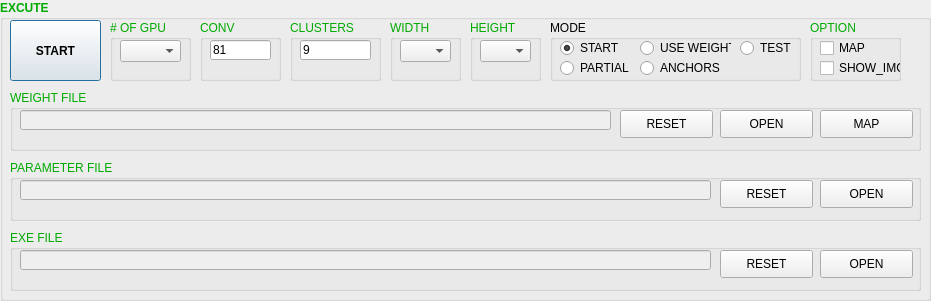
   <widget class="QGroupBox" name="groupBox_5">
    <property name="geometry">
     <rect>
      <x>10</x>
      <y>380</y>
      <width>931</width>
      <height>301</height>
     </rect>
    </property>
    <property name="palette">
     <palette>
      <active>
       <colorrole role="WindowText">
        <brush brushstyle="SolidPattern">
         <color alpha="255">
          <red>0</red>
          <green>170</green>
          <blue>0</blue>
         </color>
        </brush>
       </colorrole>
      </active>
      <inactive>
       <colorrole role="WindowText">
        <brush brushstyle="SolidPattern">
         <color alpha="255">
          <red>0</red>
          <green>170</green>
          <blue>0</blue>
         </color>
        </brush>
       </colorrole>
      </inactive>
      <disabled>
       <colorrole role="WindowText">
        <brush brushstyle="SolidPattern">
         <color alpha="255">
          <red>120</red>
          <green>120</green>
          <blue>120</blue>
         </color>
        </brush>
       </colorrole>
      </disabled>
     </palette>
    </property>
    <property name="font">
     <font>
      <weight>75</weight>
      <bold>true</bold>
     </font>
    </property>
    <property name="title">
     <string>EXCUTE</string>
    </property>
    <widget class="QPushButton" name="pushButton1">
     <property name="geometry">
      <rect>
       <x>10</x>
       <y>20</y>
       <width>91</width>
       <height>61</height>
      </rect>
     </property>
     <property name="font">
      <font>
       <weight>75</weight>
       <bold>true</bold>
       <underline>false</underline>
      </font>
     </property>
     <property name="text">
      <string>START</string>
     </property>
     <property name="default">
      <bool>true</bool>
     </property>
    </widget>
    <widget class="QGroupBox" name="groupBox_55">
     <property name="geometry">
      <rect>
       <x>10</x>
       <y>90</y>
       <width>911</width>
       <height>61</height>
      </rect>
     </property>
     <property name="font">
      <font>
       <weight>50</weight>
       <bold>false</bold>
      </font>
     </property>
     <property name="title">
      <string>WEIGHT FILE</string>
     </property>
     <widget class="QLineEdit" name="lineEdit7">
      <property name="enabled">
       <bool>false</bool>
      </property>
      <property name="geometry">
       <rect>
        <x>10</x>
        <y>20</y>
        <width>591</width>
        <height>20</height>
       </rect>
      </property>
     </widget>
     <widget class="QPushButton" name="pushButton9">
      <property name="geometry">
       <rect>
        <x>710</x>
        <y>20</y>
        <width>93</width>
        <height>28</height>
       </rect>
      </property>
      <property name="text">
       <string>OPEN</string>
      </property>
     </widget>
     <widget class="QPushButton" name="pushButton17">
      <property name="geometry">
       <rect>
        <x>810</x>
        <y>20</y>
        <width>93</width>
        <height>28</height>
       </rect>
      </property>
      <property name="text">
       <string>MAP</string>
      </property>
     </widget>
     <widget class="QPushButton" name="pushButton24">
      <property name="geometry">
       <rect>
        <x>610</x>
        <y>20</y>
        <width>93</width>
        <height>28</height>
       </rect>
      </property>
      <property name="font">
       <font>
        <weight>50</weight>
        <bold>false</bold>
       </font>
      </property>
      <property name="text">
       <string>RESET</string>
      </property>
      <property name="autoDefault">
       <bool>false</bool>
      </property>
      <property name="default">
       <bool>false</bool>
      </property>
      <property name="flat">
       <bool>false</bool>
      </property>
     </widget>
    </widget>
    <widget class="QGroupBox" name="groupBox_53">
     <property name="geometry">
      <rect>
       <x>10</x>
       <y>230</y>
       <width>911</width>
       <height>61</height>
      </rect>
     </property>
     <property name="font">
      <font>
       <weight>50</weight>
       <bold>false</bold>
      </font>
     </property>
     <property name="title">
      <string>EXE FILE</string>
     </property>
     <widget class="QLineEdit" name="lineEdit3">
      <property name="enabled">
       <bool>false</bool>
      </property>
      <property name="geometry">
       <rect>
        <x>10</x>
        <y>20</y>
        <width>691</width>
        <height>20</height>
       </rect>
      </property>
     </widget>
     <widget class="QPushButton" name="pushButton4">
      <property name="geometry">
       <rect>
        <x>810</x>
        <y>20</y>
        <width>93</width>
        <height>28</height>
       </rect>
      </property>
      <property name="text">
       <string>OPEN</string>
      </property>
     </widget>
     <widget class="QPushButton" name="pushButton25">
      <property name="geometry">
       <rect>
        <x>710</x>
        <y>20</y>
        <width>93</width>
        <height>28</height>
       </rect>
      </property>
      <property name="font">
       <font>
        <weight>50</weight>
        <bold>false</bold>
       </font>
      </property>
      <property name="text">
       <string>RESET</string>
      </property>
      <property name="autoDefault">
       <bool>false</bool>
      </property>
      <property name="default">
       <bool>false</bool>
      </property>
      <property name="flat">
       <bool>false</bool>
      </property>
     </widget>
    </widget>
    <widget class="QGroupBox" name="groupBox_51">
     <property name="geometry">
      <rect>
       <x>550</x>
       <y>20</y>
       <width>251</width>
       <height>61</height>
      </rect>
     </property>
     <property name="palette">
      <palette>
       <active>
        <colorrole role="WindowText">
         <brush brushstyle="SolidPattern">
          <color alpha="255">
           <red>0</red>
           <green>0</green>
           <blue>0</blue>
          </color>
         </brush>
        </colorrole>
       </active>
       <inactive>
        <colorrole role="WindowText">
         <brush brushstyle="SolidPattern">
          <color alpha="255">
           <red>0</red>
           <green>0</green>
           <blue>0</blue>
          </color>
         </brush>
        </colorrole>
       </inactive>
       <disabled>
        <colorrole role="WindowText">
         <brush brushstyle="SolidPattern">
          <color alpha="255">
           <red>120</red>
           <green>120</green>
           <blue>120</blue>
          </color>
         </brush>
        </colorrole>
       </disabled>
      </palette>
     </property>
     <property name="font">
      <font>
       <weight>50</weight>
       <bold>false</bold>
      </font>
     </property>
     <property name="title">
      <string>MODE</string>
     </property>
     <widget class="QRadioButton" name="radioButton1">
      <property name="geometry">
       <rect>
        <x>90</x>
        <y>20</y>
        <width>91</width>
        <height>16</height>
       </rect>
      </property>
      <property name="text">
       <string>USE WEIGHT</string>
      </property>
      <property name="checked">
       <bool>false</bool>
      </property>
     </widget>
     <widget class="QRadioButton" name="radioButton2">
      <property name="geometry">
       <rect>
        <x>10</x>
        <y>20</y>
        <width>61</width>
        <height>16</height>
       </rect>
      </property>
      <property name="text">
       <string>START</string>
      </property>
      <property name="checked">
       <bool>true</bool>
      </property>
     </widget>
     <widget class="QRadioButton" name="radioButton3">
      <property name="geometry">
       <rect>
        <x>10</x>
        <y>40</y>
        <width>71</width>
        <height>16</height>
       </rect>
      </property>
      <property name="text">
       <string>PARTIAL</string>
      </property>
      <property name="checked">
       <bool>false</bool>
      </property>
     </widget>
     <widget class="QRadioButton" name="radioButton4">
      <property name="geometry">
       <rect>
        <x>90</x>
        <y>40</y>
        <width>81</width>
        <height>16</height>
       </rect>
      </property>
      <property name="text">
       <string>ANCHORS</string>
      </property>
      <property name="checked">
       <bool>false</bool>
      </property>
     </widget>
     <widget class="QRadioButton" name="radioButton5">
      <property name="geometry">
       <rect>
        <x>190</x>
        <y>20</y>
        <width>51</width>
        <height>16</height>
       </rect>
      </property>
      <property name="text">
       <string>TEST</string>
      </property>
      <property name="checked">
       <bool>false</bool>
      </property>
     </widget>
    </widget>
    <widget class="QGroupBox" name="groupBox_54">
     <property name="geometry">
      <rect>
       <x>110</x>
       <y>20</y>
       <width>81</width>
       <height>61</height>
      </rect>
     </property>
     <property name="font">
      <font>
       <weight>50</weight>
       <bold>false</bold>
      </font>
     </property>
     <property name="title">
      <string># OF GPU</string>
     </property>
     <widget class="QComboBox" name="comboBox1">
      <property name="geometry">
       <rect>
        <x>10</x>
        <y>20</y>
        <width>61</width>
        <height>22</height>
       </rect>
      </property>
     </widget>
    </widget>
    <widget class="QGroupBox" name="groupBox_52">
     <property name="geometry">
      <rect>
       <x>200</x>
       <y>20</y>
       <width>81</width>
       <height>61</height>
      </rect>
     </property>
     <property name="font">
      <font>
       <weight>50</weight>
       <bold>false</bold>
      </font>
     </property>
     <property name="title">
      <string>CONV</string>
     </property>
     <widget class="QLineEdit" name="lineEdit10">
      <property name="enabled">
       <bool>true</bool>
      </property>
      <property name="geometry">
       <rect>
        <x>10</x>
        <y>20</y>
        <width>61</width>
        <height>20</height>
       </rect>
      </property>
      <property name="text">
       <string>81</string>
      </property>
     </widget>
    </widget>
    <widget class="QGroupBox" name="groupBox_48">
     <property name="geometry">
      <rect>
       <x>390</x>
       <y>20</y>
       <width>71</width>
       <height>61</height>
      </rect>
     </property>
     <property name="font">
      <font>
       <weight>50</weight>
       <bold>false</bold>
      </font>
     </property>
     <property name="title">
      <string>WIDTH</string>
     </property>
     <widget class="QComboBox" name="comboBox7">
      <property name="geometry">
       <rect>
        <x>10</x>
        <y>20</y>
        <width>51</width>
        <height>22</height>
       </rect>
      </property>
     </widget>
    </widget>
    <widget class="QGroupBox" name="groupBox_49">
     <property name="geometry">
      <rect>
       <x>470</x>
       <y>20</y>
       <width>71</width>
       <height>61</height>
      </rect>
     </property>
     <property name="font">
      <font>
       <weight>50</weight>
       <bold>false</bold>
      </font>
     </property>
     <property name="title">
      <string>HEIGHT</string>
     </property>
     <widget class="QComboBox" name="comboBox8">
      <property name="geometry">
       <rect>
        <x>10</x>
        <y>20</y>
        <width>51</width>
        <height>22</height>
       </rect>
      </property>
     </widget>
    </widget>
    <widget class="QGroupBox" name="groupBox_50">
     <property name="geometry">
      <rect>
       <x>290</x>
       <y>20</y>
       <width>91</width>
       <height>61</height>
      </rect>
     </property>
     <property name="font">
      <font>
       <weight>50</weight>
       <bold>false</bold>
      </font>
     </property>
     <property name="title">
      <string>CLUSTERS</string>
     </property>
     <widget class="QLineEdit" name="lineEdit11">
      <property name="enabled">
       <bool>true</bool>
      </property>
      <property name="geometry">
       <rect>
        <x>10</x>
        <y>20</y>
        <width>71</width>
        <height>20</height>
       </rect>
      </property>
      <property name="text">
       <string>9</string>
      </property>
     </widget>
    </widget>
    <widget class="QGroupBox" name="groupBox_23">
     <property name="geometry">
      <rect>
       <x>10</x>
       <y>160</y>
       <width>911</width>
       <height>61</height>
      </rect>
     </property>
     <property name="font">
      <font>
       <weight>50</weight>
       <bold>false</bold>
      </font>
     </property>
     <property name="title">
      <string>PARAMETER FILE</string>
     </property>
     <widget class="QLineEdit" name="lineEdit9">
      <property name="enabled">
       <bool>false</bool>
      </property>
      <property name="geometry">
       <rect>
        <x>10</x>
        <y>20</y>
        <width>691</width>
        <height>20</height>
       </rect>
      </property>
     </widget>
     <widget class="QPushButton" name="pushButton11">
      <property name="geometry">
       <rect>
        <x>810</x>
        <y>20</y>
        <width>93</width>
        <height>28</height>
       </rect>
      </property>
      <property name="font">
       <font>
        <weight>50</weight>
        <bold>false</bold>
        <underline>false</underline>
       </font>
      </property>
      <property name="text">
       <string>OPEN</string>
      </property>
      <property name="default">
       <bool>false</bool>
      </property>
     </widget>
     <widget class="QPushButton" name="pushButton23">
      <property name="geometry">
       <rect>
        <x>710</x>
        <y>20</y>
        <width>93</width>
        <height>28</height>
       </rect>
      </property>
      <property name="font">
       <font>
        <weight>50</weight>
        <bold>false</bold>
       </font>
      </property>
      <property name="text">
       <string>RESET</string>
      </property>
      <property name="autoDefault">
       <bool>false</bool>
      </property>
      <property name="default">
       <bool>false</bool>
      </property>
      <property name="flat">
       <bool>false</bool>
      </property>
     </widget>
    </widget>
    <widget class="QGroupBox" name="groupBox_60">
     <property name="geometry">
      <rect>
       <x>810</x>
       <y>20</y>
       <width>91</width>
       <height>61</height>
      </rect>
     </property>
     <property name="font">
      <font>
       <weight>50</weight>
       <bold>false</bold>
      </font>
     </property>
     <property name="title">
      <string>OPTION</string>
     </property>
     <widget class="QCheckBox" name="checkBox4">
      <property name="geometry">
       <rect>
        <x>10</x>
        <y>20</y>
        <width>61</width>
        <height>16</height>
       </rect>
      </property>
      <property name="palette">
       <palette>
        <active>
         <colorrole role="WindowText">
          <brush brushstyle="SolidPattern">
           <color alpha="255">
            <red>0</red>
            <green>0</green>
            <blue>0</blue>
           </color>
          </brush>
         </colorrole>
        </active>
        <inactive>
         <colorrole role="WindowText">
          <brush brushstyle="SolidPattern">
           <color alpha="255">
            <red>0</red>
            <green>0</green>
            <blue>0</blue>
           </color>
          </brush>
         </colorrole>
        </inactive>
        <disabled>
         <colorrole role="WindowText">
          <brush brushstyle="SolidPattern">
           <color alpha="255">
            <red>120</red>
            <green>120</green>
            <blue>120</blue>
           </color>
          </brush>
         </colorrole>
        </disabled>
       </palette>
      </property>
      <property name="text">
       <string>MAP</string>
      </property>
     </widget>
     <widget class="QCheckBox" name="checkBox5">
      <property name="geometry">
       <rect>
        <x>10</x>
        <y>40</y>
        <width>81</width>
        <height>16</height>
       </rect>
      </property>
      <property name="palette">
       <palette>
        <active>
         <colorrole role="WindowText">
          <brush brushstyle="SolidPattern">
           <color alpha="255">
            <red>0</red>
            <green>0</green>
            <blue>0</blue>
           </color>
          </brush>
         </colorrole>
        </active>
        <inactive>
         <colorrole role="WindowText">
          <brush brushstyle="SolidPattern">
           <color alpha="255">
            <red>0</red>
            <green>0</green>
            <blue>0</blue>
           </color>
          </brush>
         </colorrole>
        </inactive>
        <disabled>
         <colorrole role="WindowText">
          <brush brushstyle="SolidPattern">
           <color alpha="255">
            <red>120</red>
            <green>120</green>
            <blue>120</blue>
           </color>
          </brush>
         </colorrole>
        </disabled>
       </palette>
      </property>
      <property name="text">
       <string>SHOW_IMG</string>
      </property>
      <property name="checked">
       <bool>false</bool>
      </property>
     </widget>
    </widget>
   </widget>
